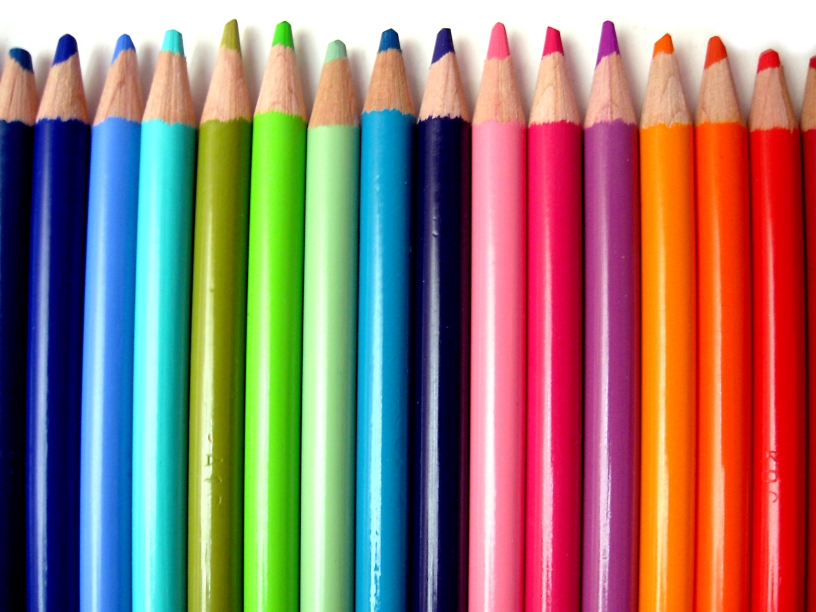
%> input picture lab/racunalniski_vid/vaja_3/coloured_pencils.jpg, 816 x 612 px, given in place of yosemite_meadows.jpg, which was not available
$ octave vaja_3.m   (GNU Octave 9; MATLAB toolbox functions it lacks are replaced by stand-ins)
%> lines starting %> are read from the running program, lines starting %| are printed output that depends on the picture; pictures that were not available may be replaced by others from this repository, and a replacement may not be noted
%  __                 _                         _            _ _ _          _                        _                   _                     ____    _                                 _       _           _
% /_ |               | |                       (_)          | (_) |        (_)                      | |                 | |                   |___ \  | |                               (_)     (_)         | |
%  | |    _ __   __ _| | __ _  __ _  __ _ _ __  _  ___   ___| |_| | _____   _ _ __    _ __  _ __ ___| |___   _____  _ __| |__   __ _  __   __   __) | | | ___   ___ ___ _ __   ___   ___ ___   ___ _ __  ___| | _____
%  | |   | '_ \ / _` | |/ _` |/ _` |/ _` | '_ \| |/ _ \ / __| | | |/ / _ \ | | '_ \  | '_ \| '__/ _ \ __\ \ / / _ \| '__| '_ \ / _` | \ \ / /  |__ <  | |/ _ \ / __/ _ \ '_ \ / _ \ / __| \ \ / / | '_ \/ __| |/ / _ \
%  | |_  | | | | (_| | | (_| | (_| | (_| | | | | |  __/ \__ \ | |   <  __/ | | | | | | |_) | | |  __/ |_ \ V / (_) | |  | |_) | (_| |  \ V /   ___) | | | (_) | (_|  __/ | | |  __/ \__ \ |\ V /| | | | \__ \   <  __/
%  |_(_) |_| |_|\__,_|_|\__,_|\__, |\__,_|_| |_| |\___| |___/_|_|_|\_\___| |_|_| |_| | .__/|_|  \___|\__| \_/ \___/|_|  |_.__/ \__,_|   \_/   |____/  |_|\___/ \___\___|_| |_|\___| |___/_| \_/ |_|_| |_|___/_|\_\___|
%                              __/ |          _/ |                                   | |
%                             |___/          |__/                                    |_|
%% Read images
yose = imread("yosemite_meadows.jpg");
%> yose is the input picture: size 612x816x3 uint8; mean R, G, B 148.3, 120.1, 112.6
penc = imread("coloured_pencils.jpg");

%% Convert images to HSV
yose_hsv = rgb2hsv(yose);
%> yose_hsv: size 612x816x3 double; mean H, S, V 0.428, 0.671, 0.742
penc_hsv = rgb2hsv(penc);

yose_h = yose_hsv(:, :, 1);
yose_s = yose_hsv(:, :, 2);
yose_v = yose_hsv(:, :, 3);


penc_h = penc_hsv(:, :, 1);
penc_s = penc_hsv(:, :, 2);
penc_v = penc_hsv(:, :, 3);

%% Display components of yosemite_meadows
figure;

subplot(1,3,1);
imagesc(yose_h)
axis image;
colormap(gray);
title("H")

subplot(1,3,2)
imagesc(yose_s)
axis image;
colormap(gray);
title("S")

subplot(1,3,3)
imagesc(yose_v)
axis image;
colormap(gray);
title("V")

%% Display components of coloured_pencils
figure;
subplot(1,3,1);
imagesc(penc_h)
axis image;
colormap(gray);
title("H")

subplot(1,3,2)
imagesc(penc_s)
axis image;
colormap(gray);
title("S")

subplot(1,3,3)
imagesc(penc_v)
axis image;
colormap(gray);
title("V")

%% Convert images to LAB
yose_lab = rgb2lab(yose);
%> yose_lab: size 612x816x3 double; mean of channels 1, 2, 3 56.5, 14.5, 12.2
penc_lab = rgb2lab(penc);

yose_l = yose_lab(:, :, 1);
yose_a = yose_lab(:, :, 2);
yose_b = yose_lab(:, :, 3);

penc_l = penc_lab(:, :, 1);
penc_a = penc_lab(:, :, 2);
penc_b = penc_lab(:, :, 3);

%% Display components of yosemite_meadows
figure;
subplot(1,3,1);
imagesc(yose_l)
axis image;
colormap(gray);
title("L")

subplot(1,3,2)
imagesc(yose_a)
axis image;
colormap(gray);
title("A")

subplot(1,3,3)
imagesc(yose_b)
axis image;
colormap(gray);
title("B")

%% Display components of coloured_pencils
figure;
subplot(1,3,1);
imagesc(penc_l)
axis image;
colormap(gray);
title("L")

subplot(1,3,2)
imagesc(penc_a)
axis image;
colormap(gray);
title("A")

subplot(1,3,3)
imagesc(penc_b)
axis image;
colormap(gray);
title("B")

%%
%  ___     __      __    _ _                                                        _ _       _                                                _                            _                   _              _                         _____   _____ ____        _ _ _
% |__ \    \ \    / /   | (_)                                                      (_) |     | |                                              | |                          | |                 | |            (_)                       |  __ \ / ____|  _ \      | (_) |
%    ) |    \ \  / / __ | |___   __  _ __   ___  ___  __ _ _ __ ___   ___ _____ __  _| |__   | | _____  _ __ ___  _ __   ___  _ __   ___ _ __ | |_   _ __   __ _   _ __ ___| | _____  _ __  ___| |_ _ __ _   _ _ _ __ __ _ _ __   ___   | |__) | |  __| |_) |  ___| |_| | _____
%   / /      \ \/ / '_ \| | \ \ / / | '_ \ / _ \/ __|/ _` | '_ ` _ \ / _ \_  / '_ \| | '_ \  | |/ / _ \| '_ ` _ \| '_ \ / _ \| '_ \ / _ \ '_ \| __| | '_ \ / _` | | '__/ _ \ |/ / _ \| '_ \/ __| __| '__| | | | | '__/ _` | '_ \ / _ \  |  _  /| | |_ |  _ <  / __| | | |/ / _ \
%  / /_ _     \  /| |_) | | |\ V /  | |_) | (_) \__ \ (_| | | | | | |  __// /| | | | | | | | |   < (_) | | | | | | |_) | (_) | | | |  __/ | | | |_  | | | | (_| | | | |  __/   < (_) | | | \__ \ |_| |  | |_| | | | | (_| | | | | (_) | | | \ \| |__| | |_) | \__ \ | |   < (_) |
% |____(_)     \/ | .__/|_|_| \_/   | .__/ \___/|___/\__,_|_| |_| |_|\___/___|_| |_|_|_| |_| |_|\_\___/|_| |_| |_| .__/ \___/|_| |_|\___|_| |_|\__| |_| |_|\__,_| |_|  \___|_|\_\___/|_| |_|___/\__|_|   \__,_|_|_|  \__,_|_| |_|\___/  |_|  \_\\_____|____/  |___/_|_|_|\_\___/
%                 | |               | |                                                                          | |
%                 |_|               |_|                                                                          |_|
%% yosemite_meadows_HSV
yose_new_h = mean2(yose_h) * ones(size(yose_h));
%> yose_new_h: size 612x816 double; every value is 0.428
yose_new_s = mean2(yose_s) * ones(size(yose_s));
%> yose_new_s: size 612x816 double; every value is 0.671
yose_new_v = mean2(yose_v) * ones(size(yose_v));
%> yose_new_v: size 612x816 double; every value is 0.742

yose_new_hs = cat(3, yose_h, yose_s, yose_new_v);
%> yose_new_hs: size 612x816x3 double; mean H, S, V 0.428, 0.671, 0.742
yose_new_hv = cat(3, yose_h, yose_new_s, yose_v);
%> yose_new_hv: size 612x816x3 double; mean H, S, V 0.428, 0.671, 0.742
yose_new_sv = cat(3, yose_new_h, yose_s, yose_v);
%> yose_new_sv: size 612x816x3 double; mean H, S, V 0.428, 0.671, 0.742

yosergb_hs = hsv2rgb(yose_new_hs);
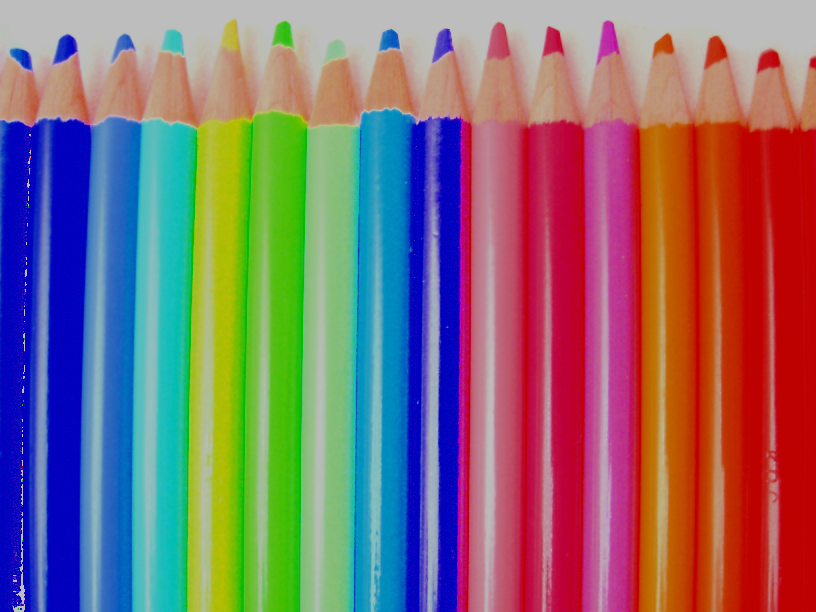
%> yosergb_hs: size 612x816x3 double; mean R, G, B 0.524, 0.428, 0.452
yosergb_hv = hsv2rgb(yose_new_hv);
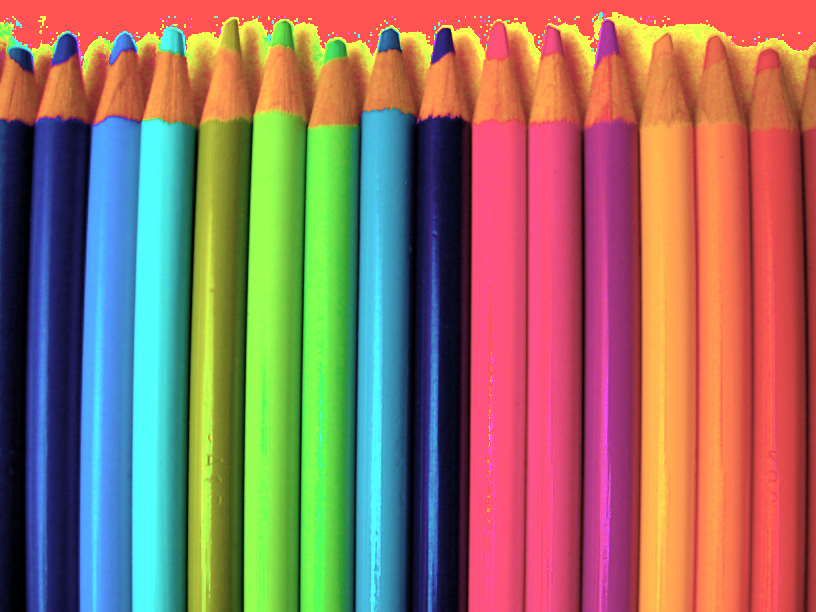
%> yosergb_hv: size 612x816x3 double; mean R, G, B 0.577, 0.449, 0.393
yosergb_sv = hsv2rgb(yose_new_sv);
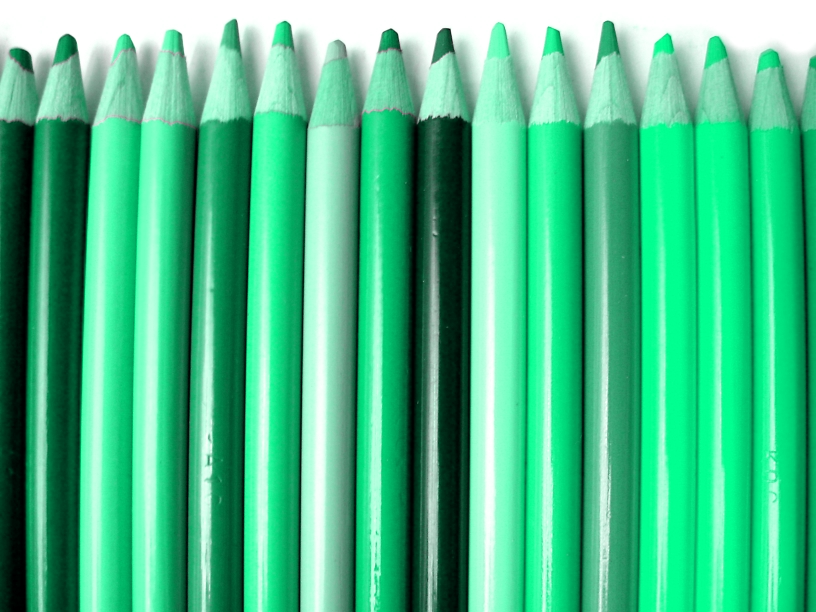
%> yosergb_sv: size 612x816x3 double; mean R, G, B 0.289, 0.742, 0.547

%% Prikaz yosemite_meadows (HSV) z zmanjsanim vplivom posameznih komponent
figure;
subplot(1,3,1);
imshow(yosergb_hs)
title("HSv")
subplot(1,3,2);
imshow(yosergb_hv)
title("HsV")
subplot(1,3,3)
imshow(yosergb_sv)
title("hSV")

%% yosemite_meadows_LAB
yose_new_l = mean2(yose_l) * ones(size(yose_l));
%> yose_new_l: size 612x816 double; every value is 56.46
yose_new_a = mean2(yose_a) * ones(size(yose_a));
%> yose_new_a: size 612x816 double; every value is 14.45
yose_new_b = mean2(yose_b) * ones(size(yose_b));
%> yose_new_b: size 612x816 double; every value is 12.24

yose_new_la = cat(3, yose_l, yose_a, yose_new_b);
%> yose_new_la: size 612x816x3 double; mean of channels 1, 2, 3 56.5, 14.5, 12.2
yose_new_lb = cat(3, yose_l, yose_new_a, yose_b);
%> yose_new_lb: size 612x816x3 double; mean of channels 1, 2, 3 56.5, 14.5, 12.2
yose_new_ab = cat(3, yose_new_l, yose_a, yose_b);
%> yose_new_ab: size 612x816x3 double; mean of channels 1, 2, 3 56.5, 14.5, 12.2

yosergb_la = lab2rgb(yose_new_la);
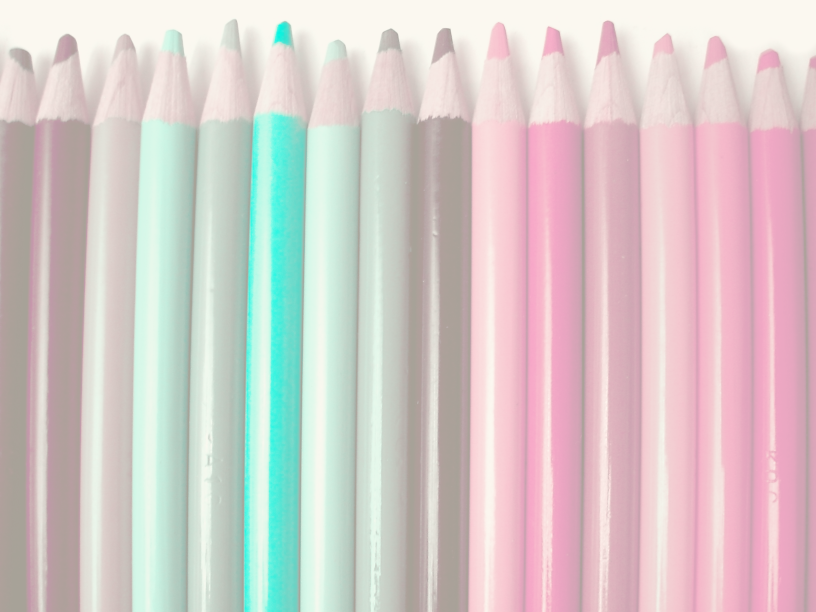
%> yosergb_la: size 612x816x3 double; mean R, G, B 0.598, 0.47, 0.461; drawn with min black and max white
yosergb_lb = lab2rgb(yose_new_lb);
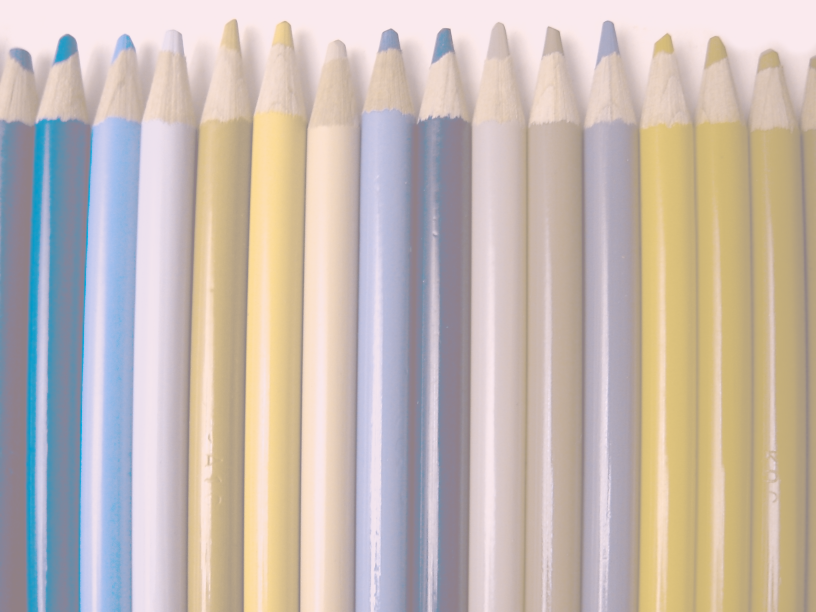
%> yosergb_lb: size 612x816x3 double; mean R, G, B 0.62, 0.509, 0.435; drawn with min black and max white
yosergb_ab = lab2rgb(yose_new_ab);
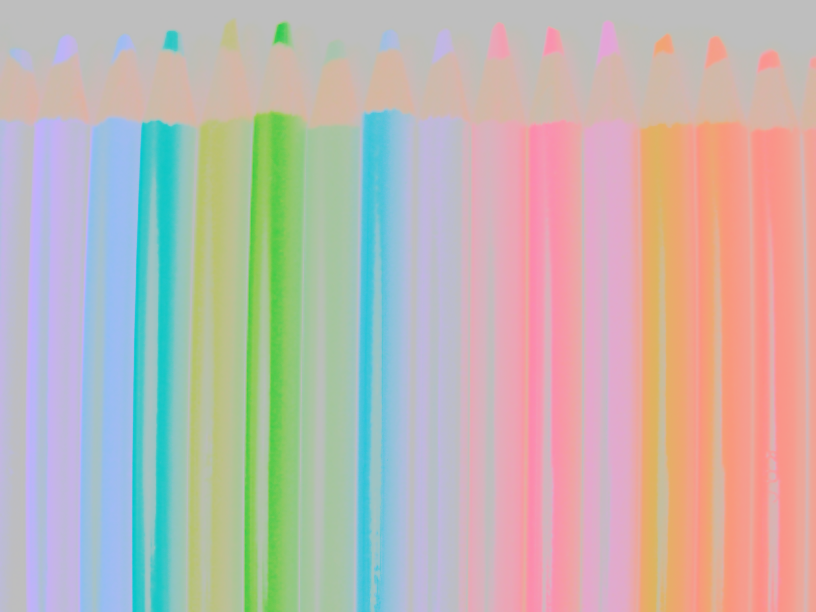
%> yosergb_ab: size 612x816x3 double; mean R, G, B 0.554, 0.469, 0.426; drawn with min black and max white

%% Prikaz yosemite_meadows (LAB) z zmanjsanim vplivom posameznih komponent
figure;
subplot(1,3,1);
imshow(yosergb_la)
title("LAb")
subplot(1,3,2);
imshow(yosergb_lb)
title("LaB")
subplot(1,3,3)
imshow(yosergb_ab)
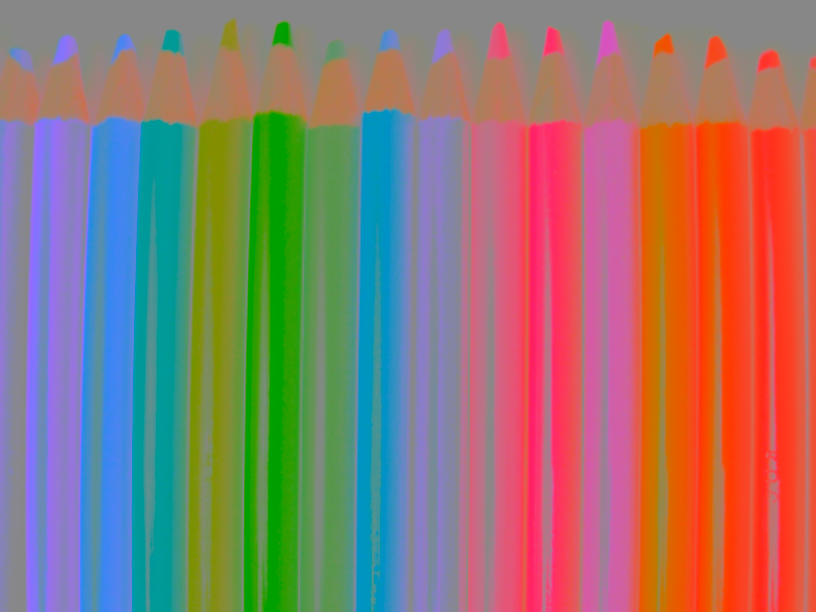
%> displayed picture: size 612x816x3, on the screen's scale of 0 to 255; mean R, G, B 147.6, 119.6, 112.4
title("lAB")

%%
%  ____     _____                                                              _             _ _                                       _ _             _   _
% |___ \   |  __ \                                                            | |           (_|_)                                     | | |           (_) | |
%   __) |  | |__) |___   ___ _ __   __ _   ___  ___  __ _ _ __ ___   ___ _ __ | |_ __ _  ___ _ _  __ _   _ __   __ _   _ __   ___   __| | | __ _  __ _ _  | |__   __ _ _ ____   _____
%  |__ <   |  _  // _ \ / __| '_ \ / _` | / __|/ _ \/ _` | '_ ` _ \ / _ \ '_ \| __/ _` |/ __| | |/ _` | | '_ \ / _` | | '_ \ / _ \ / _` | |/ _` |/ _` | | | '_ \ / _` | '__\ \ / / _ \
%  ___) |  | | \ \ (_) | (__| | | | (_| | \__ \  __/ (_| | | | | | |  __/ | | | || (_| | (__| | | (_| | | | | | (_| | | |_) | (_) | (_| | | (_| | (_| | | | |_) | (_| | |   \ V /  __/
% |____(_) |_|  \_\___/ \___|_| |_|\__,_| |___/\___|\__, |_| |_| |_|\___|_| |_|\__\__,_|\___|_| |\__,_| |_| |_|\__,_| | .__/ \___/ \__,_|_|\__,_|\__, |_| |_.__/ \__,_|_|    \_/ \___|
%                                                    __/ |                                   _/ |                     | |                         __/ |
%                                                   |___/                                   |__/                      |_|                        |___/
%% Nalaganje video datoteke
%> (the run ends here)
